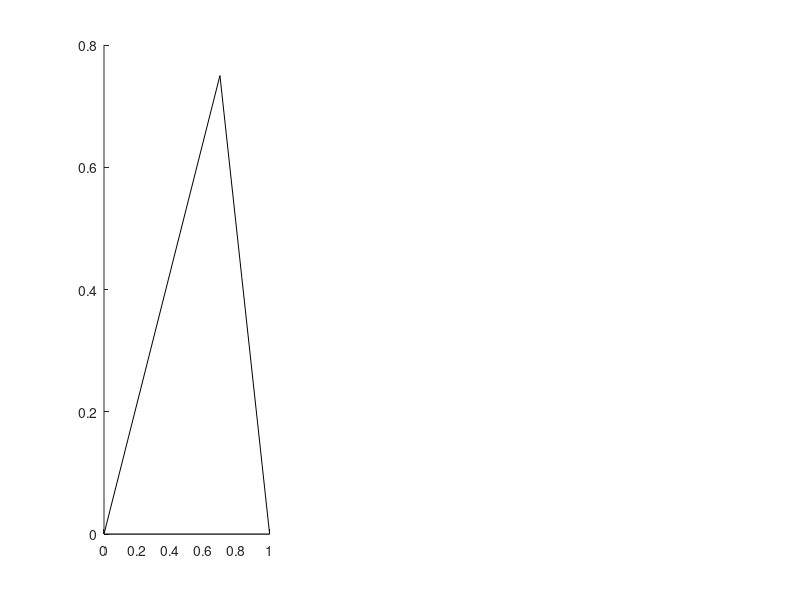

Here is the MATLAB script that generated this plot: (Note: this script raises an error after producing the figure.)
% test_interpolant_functions.m
clc
clear
close all

warning off;

r1 = [0 0];
r2 = [1 0];
r3 = [0.7 0.75];


%%

vert_m = [r1 ; r2 ; r3];
triTriplets = [1 2 3];
edgeTriplets = [1 2 3];

%%

% Create grid

nx = 10;
ny = 10;

[xm,ym] = meshgrid(...
    linspace(min(vert_m(:,1)),max(vert_m(:,1)),nx),...
    linspace(min(vert_m(:,2)),max(vert_m(:,2)),ny));




figure('position', [300    203   1617    503]);
subplot(1,3,1);
polHdl = patch (vert_m(:,1),vert_m(:,2), ...
              'facecolor', [1 1 1], ...
              'edgecolor', [0 0 0]);


fI_1 = cem2D_vectorElementInterp(vert_m,triTriplets,edgeTriplets,[1 0 0].');
fI_2 = cem2D_vectorElementInterp(vert_m,triTriplets,edgeTriplets,[0 1 0].');
fI_3 = cem2D_vectorElementInterp(vert_m,triTriplets,edgeTriplets,[0 0 1].');


N1 = fI_1(xm,ym);
N2 = fI_2(xm,ym);
N3 = fI_3(xm,ym);

xm = xm(:);
ym = ym(:);

hold on;
quiver(xm,ym,N1(:,1),N1(:,2));
hold off;

axis([0 1 0 1]);
axis('square');
set(gca,'fontsize',14);


subplot(1,3,2);
polHdl = patch (vert_m(:,1),vert_m(:,2), ...
              'facecolor', [1 1 1], ...
              'edgecolor', [0 0 0]);



hold on;
quiver(xm,ym,N2(:,1),N2(:,2));
hold off;

axis([0 1 0 1]);
axis('square');

set(gca,'fontsize',14);

subplot(1,3,3);
polHdl = patch (vert_m(:,1),vert_m(:,2), ...
              'facecolor', [1 1 1], ...
              'edgecolor', [0 0 0]);



hold on;
quiver(xm,ym,N3(:,1),N3(:,2));
hold off;

axis([0 1 0 1]);
axis('square');

set(gca,'fontsize',14);

warning on;

